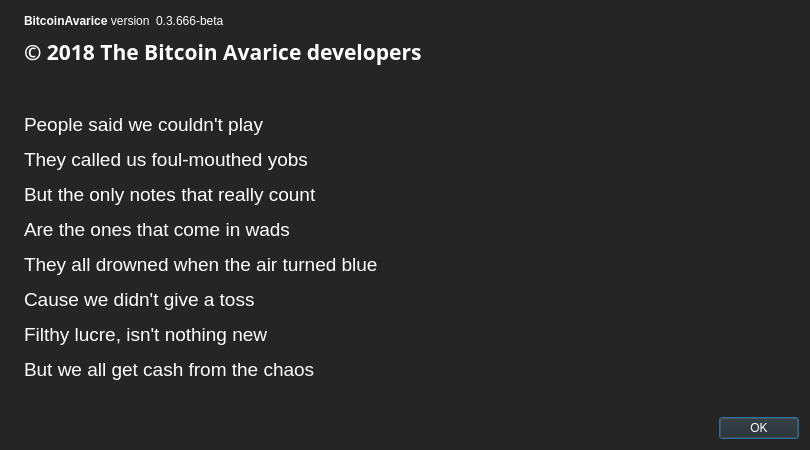
<?xml version="1.0" encoding="UTF-8"?>
<ui version="4.0">
 <class>AboutDialog</class>
 <widget class="QDialog" name="AboutDialog">
  <property name="geometry">
   <rect>
    <x>0</x>
    <y>0</y>
    <width>810</width>
    <height>450</height>
   </rect>
  </property>
  <property name="palette">
   <palette>
    <active>
     <colorrole role="WindowText">
      <brush brushstyle="SolidPattern">
       <color alpha="255">
        <red>255</red>
        <green>255</green>
        <blue>255</blue>
       </color>
      </brush>
     </colorrole>
     <colorrole role="Button">
      <brush brushstyle="SolidPattern">
       <color alpha="255">
        <red>37</red>
        <green>37</green>
        <blue>37</blue>
       </color>
      </brush>
     </colorrole>
     <colorrole role="Light">
      <brush brushstyle="SolidPattern">
       <color alpha="255">
        <red>55</red>
        <green>55</green>
        <blue>55</blue>
       </color>
      </brush>
     </colorrole>
     <colorrole role="Midlight">
      <brush brushstyle="SolidPattern">
       <color alpha="255">
        <red>46</red>
        <green>46</green>
        <blue>46</blue>
       </color>
      </brush>
     </colorrole>
     <colorrole role="Dark">
      <brush brushstyle="SolidPattern">
       <color alpha="255">
        <red>18</red>
        <green>18</green>
        <blue>18</blue>
       </color>
      </brush>
     </colorrole>
     <colorrole role="Mid">
      <brush brushstyle="SolidPattern">
       <color alpha="255">
        <red>24</red>
        <green>24</green>
        <blue>24</blue>
       </color>
      </brush>
     </colorrole>
     <colorrole role="Text">
      <brush brushstyle="SolidPattern">
       <color alpha="255">
        <red>255</red>
        <green>255</green>
        <blue>255</blue>
       </color>
      </brush>
     </colorrole>
     <colorrole role="BrightText">
      <brush brushstyle="SolidPattern">
       <color alpha="255">
        <red>255</red>
        <green>255</green>
        <blue>255</blue>
       </color>
      </brush>
     </colorrole>
     <colorrole role="ButtonText">
      <brush brushstyle="SolidPattern">
       <color alpha="255">
        <red>255</red>
        <green>255</green>
        <blue>255</blue>
       </color>
      </brush>
     </colorrole>
     <colorrole role="Base">
      <brush brushstyle="SolidPattern">
       <color alpha="255">
        <red>0</red>
        <green>0</green>
        <blue>0</blue>
       </color>
      </brush>
     </colorrole>
     <colorrole role="Window">
      <brush brushstyle="SolidPattern">
       <color alpha="255">
        <red>37</red>
        <green>37</green>
        <blue>37</blue>
       </color>
      </brush>
     </colorrole>
     <colorrole role="Shadow">
      <brush brushstyle="SolidPattern">
       <color alpha="255">
        <red>0</red>
        <green>0</green>
        <blue>0</blue>
       </color>
      </brush>
     </colorrole>
     <colorrole role="AlternateBase">
      <brush brushstyle="SolidPattern">
       <color alpha="255">
        <red>18</red>
        <green>18</green>
        <blue>18</blue>
       </color>
      </brush>
     </colorrole>
     <colorrole role="ToolTipBase">
      <brush brushstyle="SolidPattern">
       <color alpha="255">
        <red>255</red>
        <green>255</green>
        <blue>220</blue>
       </color>
      </brush>
     </colorrole>
     <colorrole role="ToolTipText">
      <brush brushstyle="SolidPattern">
       <color alpha="255">
        <red>0</red>
        <green>0</green>
        <blue>0</blue>
       </color>
      </brush>
     </colorrole>
    </active>
    <inactive>
     <colorrole role="WindowText">
      <brush brushstyle="SolidPattern">
       <color alpha="255">
        <red>255</red>
        <green>255</green>
        <blue>255</blue>
       </color>
      </brush>
     </colorrole>
     <colorrole role="Button">
      <brush brushstyle="SolidPattern">
       <color alpha="255">
        <red>37</red>
        <green>37</green>
        <blue>37</blue>
       </color>
      </brush>
     </colorrole>
     <colorrole role="Light">
      <brush brushstyle="SolidPattern">
       <color alpha="255">
        <red>55</red>
        <green>55</green>
        <blue>55</blue>
       </color>
      </brush>
     </colorrole>
     <colorrole role="Midlight">
      <brush brushstyle="SolidPattern">
       <color alpha="255">
        <red>46</red>
        <green>46</green>
        <blue>46</blue>
       </color>
      </brush>
     </colorrole>
     <colorrole role="Dark">
      <brush brushstyle="SolidPattern">
       <color alpha="255">
        <red>18</red>
        <green>18</green>
        <blue>18</blue>
       </color>
      </brush>
     </colorrole>
     <colorrole role="Mid">
      <brush brushstyle="SolidPattern">
       <color alpha="255">
        <red>24</red>
        <green>24</green>
        <blue>24</blue>
       </color>
      </brush>
     </colorrole>
     <colorrole role="Text">
      <brush brushstyle="SolidPattern">
       <color alpha="255">
        <red>255</red>
        <green>255</green>
        <blue>255</blue>
       </color>
      </brush>
     </colorrole>
     <colorrole role="BrightText">
      <brush brushstyle="SolidPattern">
       <color alpha="255">
        <red>255</red>
        <green>255</green>
        <blue>255</blue>
       </color>
      </brush>
     </colorrole>
     <colorrole role="ButtonText">
      <brush brushstyle="SolidPattern">
       <color alpha="255">
        <red>255</red>
        <green>255</green>
        <blue>255</blue>
       </color>
      </brush>
     </colorrole>
     <colorrole role="Base">
      <brush brushstyle="SolidPattern">
       <color alpha="255">
        <red>0</red>
        <green>0</green>
        <blue>0</blue>
       </color>
      </brush>
     </colorrole>
     <colorrole role="Window">
      <brush brushstyle="SolidPattern">
       <color alpha="255">
        <red>37</red>
        <green>37</green>
        <blue>37</blue>
       </color>
      </brush>
     </colorrole>
     <colorrole role="Shadow">
      <brush brushstyle="SolidPattern">
       <color alpha="255">
        <red>0</red>
        <green>0</green>
        <blue>0</blue>
       </color>
      </brush>
     </colorrole>
     <colorrole role="AlternateBase">
      <brush brushstyle="SolidPattern">
       <color alpha="255">
        <red>18</red>
        <green>18</green>
        <blue>18</blue>
       </color>
      </brush>
     </colorrole>
     <colorrole role="ToolTipBase">
      <brush brushstyle="SolidPattern">
       <color alpha="255">
        <red>255</red>
        <green>255</green>
        <blue>220</blue>
       </color>
      </brush>
     </colorrole>
     <colorrole role="ToolTipText">
      <brush brushstyle="SolidPattern">
       <color alpha="255">
        <red>0</red>
        <green>0</green>
        <blue>0</blue>
       </color>
      </brush>
     </colorrole>
    </inactive>
    <disabled>
     <colorrole role="WindowText">
      <brush brushstyle="SolidPattern">
       <color alpha="255">
        <red>18</red>
        <green>18</green>
        <blue>18</blue>
       </color>
      </brush>
     </colorrole>
     <colorrole role="Button">
      <brush brushstyle="SolidPattern">
       <color alpha="255">
        <red>37</red>
        <green>37</green>
        <blue>37</blue>
       </color>
      </brush>
     </colorrole>
     <colorrole role="Light">
      <brush brushstyle="SolidPattern">
       <color alpha="255">
        <red>55</red>
        <green>55</green>
        <blue>55</blue>
       </color>
      </brush>
     </colorrole>
     <colorrole role="Midlight">
      <brush brushstyle="SolidPattern">
       <color alpha="255">
        <red>46</red>
        <green>46</green>
        <blue>46</blue>
       </color>
      </brush>
     </colorrole>
     <colorrole role="Dark">
      <brush brushstyle="SolidPattern">
       <color alpha="255">
        <red>18</red>
        <green>18</green>
        <blue>18</blue>
       </color>
      </brush>
     </colorrole>
     <colorrole role="Mid">
      <brush brushstyle="SolidPattern">
       <color alpha="255">
        <red>24</red>
        <green>24</green>
        <blue>24</blue>
       </color>
      </brush>
     </colorrole>
     <colorrole role="Text">
      <brush brushstyle="SolidPattern">
       <color alpha="255">
        <red>18</red>
        <green>18</green>
        <blue>18</blue>
       </color>
      </brush>
     </colorrole>
     <colorrole role="BrightText">
      <brush brushstyle="SolidPattern">
       <color alpha="255">
        <red>255</red>
        <green>255</green>
        <blue>255</blue>
       </color>
      </brush>
     </colorrole>
     <colorrole role="ButtonText">
      <brush brushstyle="SolidPattern">
       <color alpha="255">
        <red>18</red>
        <green>18</green>
        <blue>18</blue>
       </color>
      </brush>
     </colorrole>
     <colorrole role="Base">
      <brush brushstyle="SolidPattern">
       <color alpha="255">
        <red>37</red>
        <green>37</green>
        <blue>37</blue>
       </color>
      </brush>
     </colorrole>
     <colorrole role="Window">
      <brush brushstyle="SolidPattern">
       <color alpha="255">
        <red>37</red>
        <green>37</green>
        <blue>37</blue>
       </color>
      </brush>
     </colorrole>
     <colorrole role="Shadow">
      <brush brushstyle="SolidPattern">
       <color alpha="255">
        <red>0</red>
        <green>0</green>
        <blue>0</blue>
       </color>
      </brush>
     </colorrole>
     <colorrole role="AlternateBase">
      <brush brushstyle="SolidPattern">
       <color alpha="255">
        <red>37</red>
        <green>37</green>
        <blue>37</blue>
       </color>
      </brush>
     </colorrole>
     <colorrole role="ToolTipBase">
      <brush brushstyle="SolidPattern">
       <color alpha="255">
        <red>255</red>
        <green>255</green>
        <blue>220</blue>
       </color>
      </brush>
     </colorrole>
     <colorrole role="ToolTipText">
      <brush brushstyle="SolidPattern">
       <color alpha="255">
        <red>0</red>
        <green>0</green>
        <blue>0</blue>
       </color>
      </brush>
     </colorrole>
    </disabled>
   </palette>
  </property>
  <property name="windowTitle">
   <string>About BitcoinAvarice</string>
  </property>
  <layout class="QHBoxLayout" name="horizontalLayout_2">
   <item>
    <widget class="QLabel" name="label_4">
     <property name="sizePolicy">
      <sizepolicy hsizetype="Preferred" vsizetype="Ignored">
       <horstretch>0</horstretch>
       <verstretch>0</verstretch>
      </sizepolicy>
     </property>
     <property name="pixmap">
      <pixmap resource="../bitcoin.qrc">:/images/about</pixmap>
     </property>
    </widget>
   </item>
   <item>
    <layout class="QVBoxLayout" name="verticalLayout_2">
     <item>
      <layout class="QHBoxLayout" name="horizontalLayout">
       <item>
        <widget class="QLabel" name="label">
         <property name="cursor">
          <cursorShape>IBeamCursor</cursorShape>
         </property>
         <property name="text">
          <string>&lt;html&gt;&lt;head/&gt;&lt;body&gt;&lt;p&gt;&lt;span style=&quot; font-weight:600;&quot;&gt;BitcoinAvarice&lt;/span&gt; version&lt;/p&gt;&lt;/body&gt;&lt;/html&gt;</string>
         </property>
         <property name="textInteractionFlags">
          <set>Qt::LinksAccessibleByMouse|Qt::TextSelectableByKeyboard|Qt::TextSelectableByMouse</set>
         </property>
        </widget>
       </item>
       <item>
        <widget class="QLabel" name="versionLabel">
         <property name="cursor">
          <cursorShape>IBeamCursor</cursorShape>
         </property>
         <property name="text">
          <string notr="true">0.3.666-beta</string>
         </property>
         <property name="textInteractionFlags">
          <set>Qt::LinksAccessibleByMouse|Qt::TextSelectableByKeyboard|Qt::TextSelectableByMouse</set>
         </property>
        </widget>
       </item>
       <item>
        <spacer name="horizontalSpacer">
         <property name="orientation">
          <enum>Qt::Horizontal</enum>
         </property>
         <property name="sizeHint" stdset="0">
          <size>
           <width>40</width>
           <height>20</height>
          </size>
         </property>
        </spacer>
       </item>
      </layout>
     </item>
     <item>
      <widget class="QLabel" name="copyrightLabel">
       <property name="font">
        <font>
         <family>MS PGothic</family>
         <pointsize>18</pointsize>
         <weight>75</weight>
         <bold>true</bold>
        </font>
       </property>
       <property name="cursor">
        <cursorShape>IBeamCursor</cursorShape>
       </property>
       <property name="text">
        <string>&lt;html&gt;&lt;head/&gt;&lt;body&gt;&lt;p&gt;&lt;span style=&quot; font-size:16pt;&quot;&gt; © 2018 The Bitcoin Avarice developers&lt;/span&gt;&lt;/p&gt;&lt;/body&gt;&lt;/html&gt;</string>
       </property>
       <property name="textInteractionFlags">
        <set>Qt::LinksAccessibleByMouse|Qt::TextSelectableByKeyboard|Qt::TextSelectableByMouse</set>
       </property>
      </widget>
     </item>
     <item>
      <widget class="QLabel" name="label_2">
       <property name="cursor">
        <cursorShape>IBeamCursor</cursorShape>
       </property>
       <property name="text">
        <string>&lt;html&gt;&lt;head/&gt;&lt;body&gt;&lt;p&gt;&lt;br/&gt;&lt;/p&gt;&lt;p&gt;&lt;span style=&quot; font-size:14pt; color:#ffffff;&quot;&gt;People said we couldn't play&lt;/span&gt;&lt;/p&gt;&lt;p&gt;&lt;span style=&quot; font-size:14pt; color:#ffffff;&quot;&gt;They called us foul-mouthed yobs&lt;/span&gt;&lt;/p&gt;&lt;p&gt;&lt;span style=&quot; font-size:14pt; color:#ffffff;&quot;&gt;But the only notes that really count&lt;/span&gt;&lt;/p&gt;&lt;p&gt;&lt;span style=&quot; font-size:14pt; color:#ffffff;&quot;&gt;Are the ones that come in wads&lt;/span&gt;&lt;/p&gt;&lt;p&gt;&lt;span style=&quot; font-size:14pt; color:#ffffff;&quot;&gt;They all drowned when the air turned blue&lt;/span&gt;&lt;/p&gt;&lt;p&gt;&lt;span style=&quot; font-size:14pt; color:#ffffff;&quot;&gt;Cause we didn't give a toss&lt;/span&gt;&lt;/p&gt;&lt;p&gt;&lt;span style=&quot; font-size:14pt; color:#ffffff;&quot;&gt;Filthy lucre, isn't nothing new&lt;/span&gt;&lt;/p&gt;&lt;p&gt;&lt;span style=&quot; font-size:14pt; color:#ffffff;&quot;&gt;But we all get cash from the chaos&lt;/span&gt;&lt;/p&gt;&lt;/body&gt;&lt;/html&gt;</string>
       </property>
       <property name="wordWrap">
        <bool>true</bool>
       </property>
       <property name="textInteractionFlags">
        <set>Qt::LinksAccessibleByMouse|Qt::TextSelectableByKeyboard|Qt::TextSelectableByMouse</set>
       </property>
      </widget>
     </item>
     <item>
      <spacer name="verticalSpacer">
       <property name="orientation">
        <enum>Qt::Vertical</enum>
       </property>
       <property name="sizeHint" stdset="0">
        <size>
         <width>20</width>
         <height>40</height>
        </size>
       </property>
      </spacer>
     </item>
     <item>
      <widget class="QDialogButtonBox" name="buttonBox">
       <property name="orientation">
        <enum>Qt::Horizontal</enum>
       </property>
       <property name="standardButtons">
        <set>QDialogButtonBox::Ok</set>
       </property>
      </widget>
     </item>
    </layout>
   </item>
  </layout>
 </widget>
 <resources>
  <include location="../bitcoin.qrc"/>
 </resources>
 <connections>
  <connection>
   <sender>buttonBox</sender>
   <signal>accepted()</signal>
   <receiver>AboutDialog</receiver>
   <slot>accept()</slot>
   <hints>
    <hint type="sourcelabel">
     <x>360</x>
     <y>308</y>
    </hint>
    <hint type="destinationlabel">
     <x>157</x>
     <y>274</y>
    </hint>
   </hints>
  </connection>
  <connection>
   <sender>buttonBox</sender>
   <signal>rejected()</signal>
   <receiver>AboutDialog</receiver>
   <slot>reject()</slot>
   <hints>
    <hint type="sourcelabel">
     <x>428</x>
     <y>308</y>
    </hint>
    <hint type="destinationlabel">
     <x>286</x>
     <y>274</y>
    </hint>
   </hints>
  </connection>
 </connections>
</ui>
